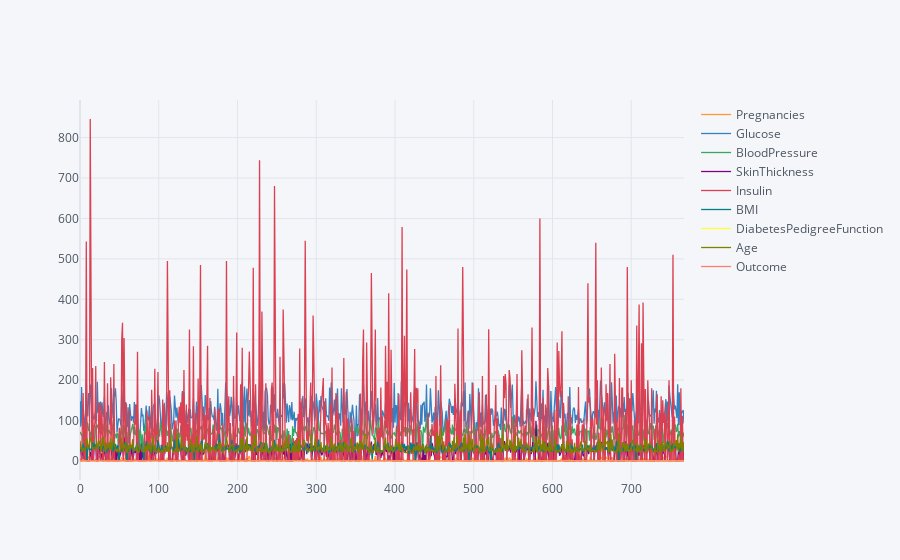

The cell this chart's notebook holds for it:
### Code cell
# importing plotly and cufflinks in offline mode
import cufflinks as cf
import plotly.offline
cf.go_offline()
cf.set_config_file(offline=False, world_readable=True)
train.iplot()

### Figure 1 — Plotly figure (JSON) as saved in the notebook; plotly's stock layout.template omitted (floating-point values rounded to 4 significant figures; data arrays with more than 128 entries replaced by an {"elided": "..."} marker saying what was removed)
{"data": [{"line": {"color": "rgba(255, 153, 51, 1.0)", "dash": "solid", "shape": "linear", "width": 1.3}, "mode": "lines", "name": "Pregnancies", "text": "", "type": "scatter", "x": {"elided": "768 int values"}, "y": {"elided": "768 int values"}}, {"line": {"color": "rgba(55, 128, 191, 1.0)", "dash": "solid", "shape": "linear", "width": 1.3}, "mode": "lines", "name": "Glucose", "text": "", "type": "scatter", "x": {"elided": "768 int values"}, "y": {"elided": "768 int values"}}, {"line": {"color": "rgba(50, 171, 96, 1.0)", "dash": "solid", "shape": "linear", "width": 1.3}, "mode": "lines", "name": "BloodPressure", "text": "", "type": "scatter", "x": {"elided": "768 int values"}, "y": {"elided": "768 int values"}}, {"line": {"color": "rgba(128, 0, 128, 1.0)", "dash": "solid", "shape": "linear", "width": 1.3}, "mode": "lines", "name": "SkinThickness", "text": "", "type": "scatter", "x": {"elided": "768 int values"}, "y": {"elided": "768 int values"}}, {"line": {"color": "rgba(219, 64, 82, 1.0)", "dash": "solid", "shape": "linear", "width": 1.3}, "mode": "lines", "name": "Insulin", "text": "", "type": "scatter", "x": {"elided": "768 int values"}, "y": {"elided": "768 int values"}}, {"line": {"color": "rgba(0, 128, 128, 1.0)", "dash": "solid", "shape": "linear", "width": 1.3}, "mode": "lines", "name": "BMI", "text": "", "type": "scatter", "x": {"elided": "768 int values"}, "y": {"elided": "768 float values"}}, {"line": {"color": "rgba(255, 255, 51, 1.0)", "dash": "solid", "shape": "linear", "width": 1.3}, "mode": "lines", "name": "DiabetesPedigreeFunction", "text": "", "type": "scatter", "x": {"elided": "768 int values"}, "y": {"elided": "768 float values"}}, {"line": {"color": "rgba(128, 128, 0, 1.0)", "dash": "solid", "shape": "linear", "width": 1.3}, "mode": "lines", "name": "Age", "text": "", "type": "scatter", "x": {"elided": "768 int values"}, "y": {"elided": "768 int values"}}, {"line": {"color": "rgba(251, 128, 114, 1.0)", "dash": "solid", "shape": "linear", "width": 1.3}, "mode": "lines", "name": "Outcome", "text": "", "type": "scatter", "x": {"elided": "768 int values"}, "y": {"elided": "768 int values"}}], "layout": {"legend": {"bgcolor": "#F5F6F9", "font": {"color": "#4D5663"}}, "paper_bgcolor": "#F5F6F9", "plot_bgcolor": "#F5F6F9", "title": {"font": {"color": "#4D5663"}}, "xaxis": {"gridcolor": "#E1E5ED", "showgrid": true, "tickfont": {"color": "#4D5663"}, "title": {"font": {"color": "#4D5663"}, "text": ""}, "zerolinecolor": "#E1E5ED"}, "yaxis": {"gridcolor": "#E1E5ED", "showgrid": true, "tickfont": {"color": "#4D5663"}, "title": {"font": {"color": "#4D5663"}, "text": ""}, "zerolinecolor": "#E1E5ED"}}}
